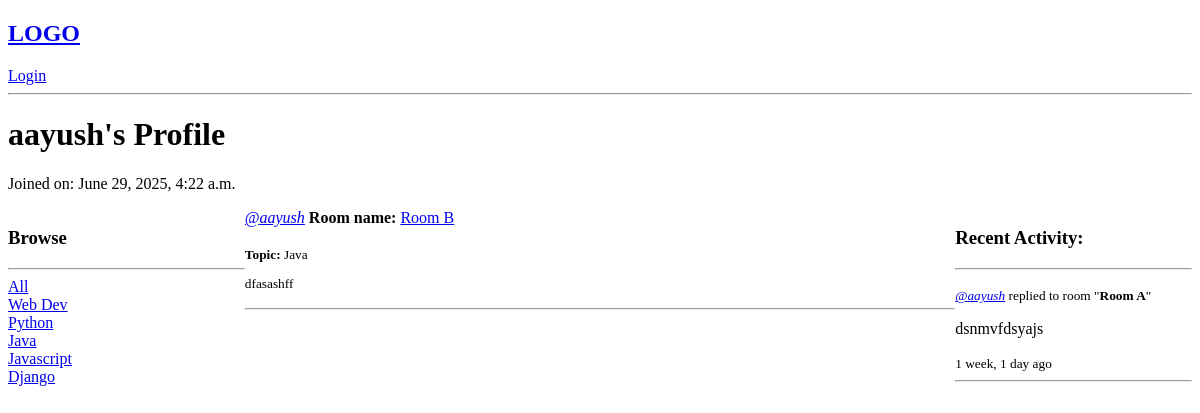
The page /profile/2 on the database as committed earlier.
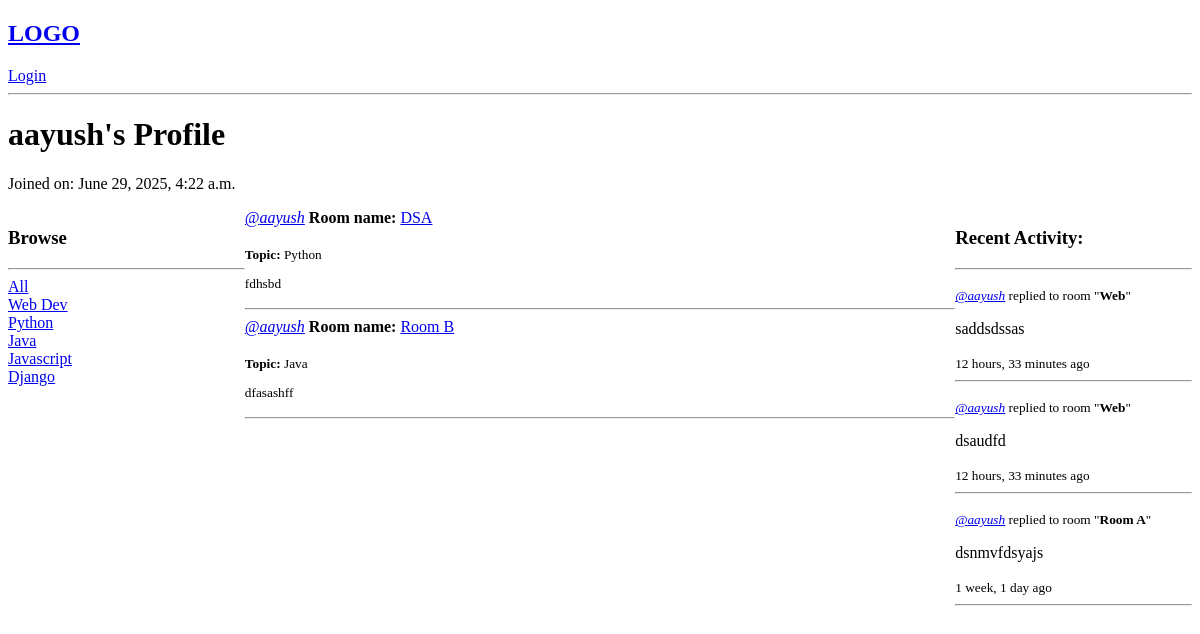
The same page on the database as committed later.
### base/models.py (models this page shows, shortened)
class Topic(models.Model):
    name = models.CharField(max_length=200)

class Room(models.Model):
    id = models.UUIDField(primary_key=True, default=uuid.uuid4, editable=False)
    name = models.CharField(max_length=200)
    description = models.TextField(null=True, blank=True)
    topic = models.ForeignKey(Topic, on_delete=models.SET_NULL, null=True)  # Foreign key to Topic, can be null
    host = models.ForeignKey(User, on_delete=models.CASCADE)  # Foreign key to User, can be null
    participants = models.ManyToManyField(User, related_name='participants', blank=True)  # Many-to-many relationship with User
    updated = models.DateTimeField(auto_now=True) #this will update the timestamp whenever the model is saved
    created = models.DateTimeField(auto_now_add=True) #this will store the timestamp when it was first created
    class Meta:
        ordering = ['-updated', '-created']

class Message(models.Model):
    id = models.UUIDField(primary_key=True, default=uuid.uuid4, editable=False)  # Using UUID as primary key
    user = models.ForeignKey(User, on_delete=models.CASCADE)  # Foreign key to User, deletes messages if user is deleted
    room = models.ForeignKey(Room, on_delete=models.CASCADE)  # Foreign key to Room, deletes messages if room is deleted
    body = models.TextField()
    updated = models.DateTimeField(auto_now=True) #this will update the timestamp whenever the model is saved
    created = models.DateTimeField(auto_now_add=True) #this will store the timestamp when it was first created

### base/views.py (the view)
# urls.py: path('profile/<str:pk>', views.userProfile, name='user-profile'),
def userProfile(request, pk):
    profileUser = User.objects.get(id=pk)
    rooms = profileUser.room_set.all()
    roomMessages = profileUser.message_set.all().order_by('-created')[:5]
    topics = Topic.objects.all()
    return render(request, 'base/profile.html', {'profileUser': profileUser, 'rooms': rooms, 'roomMessages': roomMessages, 'topics': topics})

### base/templates/base/profile.html (shortened to what this page needs)
<!DOCTYPE html>
<html lang="en">
<head>
</head>
<body>
    {% extends 'main.html' %}
    {% block content %}
    <h1>{{ profileUser.username }}'s Profile</h1>
    <p>Joined on: {{ profileUser.date_joined }}</p>
    <div class="profile-container">
        <div>
            {% include 'base/topicComponent.html' %}
        </div>
        <div>
            {% include 'base/feedComponent.html' %}
        </div>
        <div>
            {% include 'base/activityComponent.html' %}
        </div>
    </div>
    {% endblock %}

### templates/main.html (shortened to what this page needs)
<!DOCTYPE html>
<html lang="en">
  <head>
  </head>
  <body>
    {% include 'navbar.html' %}
    {% block content %}
    {% endblock %}
  </body>
</html>

### templates/navbar.html (shortened to what this page needs)
<!DOCTYPE html>
<html lang="en">
<head>
</head>
<body>
    <nav>
        <h1><a href="/">LOGO</a></h1>
        {% if not user.is_authenticated and request.path != '/login' %}
        <a href="{% url 'login' %}?next={{ request.path }}">Login</a>
        {% endif %}
    </nav>
    <hr>
</body>
</html>

### base/templates/base/topicComponent.html (shortened to what this page needs)
<!DOCTYPE html>
<html lang="en">
  <head>
  </head>
  <body>
    <div>
      <h3>Browse</h3>
      <hr />
      <div>
        <a href="{% url 'home' %}">All</a>
      </div>
      {% for topic in topics %}
      <div>
        <a href="{% url 'home' %}?q={{ topic.name }}">{{ topic.name }}</a>
      </div>
      {% endfor %}
    </div>
  </body>
</html>

### base/templates/base/feedComponent.html (shortened to what this page needs)
<!DOCTYPE html>
<html lang="en">
<head>
</head>
<body>
    <div>
        {% for room in rooms %}
            <div>
                <a href="{% url 'user-profile' room.host.id %}"><i>@{{ room.host.username }}</i></a>
                <strong>Room name:</strong> <a href="{% url 'room' room.id %}">{{ room.name }}</a>
                <br><br>
                <small><strong>Topic:</strong> {{ room.topic.name }}</small>
                <small><p>{{ room.description }}</p></small>
                <hr>
            </div>
            {% endfor %}
    </div>
</body>
</html>

### base/templates/base/activityComponent.html (shortened to what this page needs)
<!DOCTYPE html>
<html lang="en">
<head>
</head>
<body>
    <div>
            <h3>Recent Activity: </h3>
            <hr>
            {% for message in roomMessages %}
            <div>
                <p><small><a href="{% url 'user-profile' message.user.id %}"><i>@{{ message.user.username }}</i></a> replied to room "<b>{{ message.room.name }}</b>"</small></p>
                <p>{{ message.body }}</p>
                <small>{{ message.created|timesince }} ago</small>
            </div>
            <hr>
            {% endfor %}
    </div>
</body>
</html>

### base/templates/base/profile.html (style rules this page uses)
.profile-container { display: grid; grid-template-columns: 1fr 3fr 1fr; }

Rows that differ between the two databases and show on the page:
added Room: host.username "aayush", name "DSA", topic.name "Python", description "fdhsbd"
added Message: user.username "aayush", room.name "Web", body "saddsdssas", created "12 hours, 33 minutes"
added Message: user.username "aayush", room.name "Web", body "dsaudfd", created "12 hours, 33 minutes"
